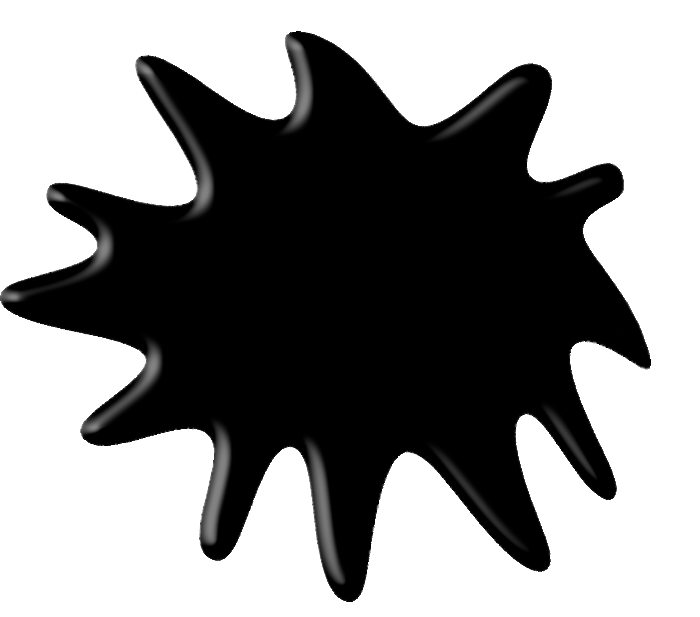
#> input picture contours/shape.png, 700 x 617 px
$ jupyter execute --allow-errors contours.ipynb
#> lines starting #> are read from the running program, lines starting #| are printed output that depends on the picture; after the words box and inside, x2 and y2 are one past the last pixel; in counts of white or black regions, pixels touching at a corner belong together
[cell 1]
import numpy as np
import argparse
import imutils
import cv2
# construct the argument parser and parse the arguments
ap = argparse.ArgumentParser()
ap.add_argument("-i", "--image", type=str, default="shape.png",
	help="path to input image")
args = vars(ap.parse_args())

[cell 2]
image = cv2.imread(args["image"])
#> image is the input picture: shape (617, 700, 3); min 0, max 255, mean 141.7
#cv2.imshow("Image", image)
resized = imutils.resize(image, width=500)
cv2.imshow("Image Resize", resized)
cv2.waitKey(0)
# convert the image to grayscale and threshold it
gray = cv2.cvtColor(image, cv2.COLOR_BGR2GRAY)
thresh = cv2.threshold(gray, 200, 255,
	cv2.THRESH_BINARY_INV)[1]
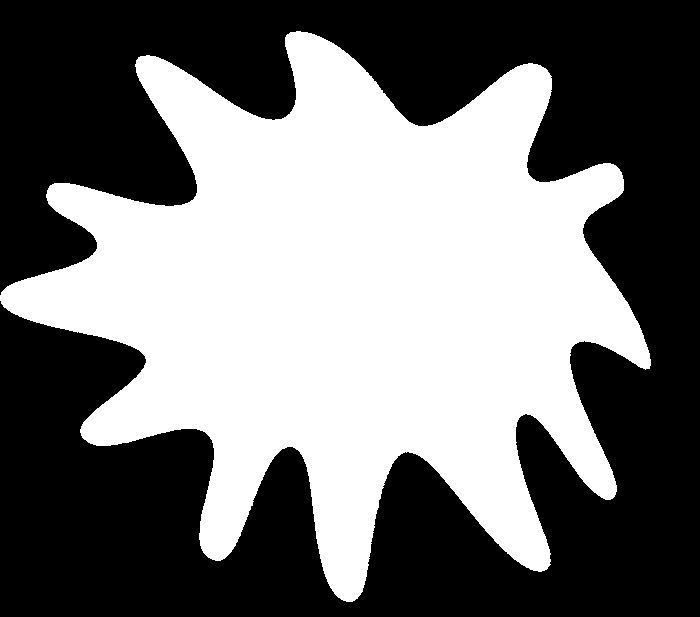
#> thresh: shape (617, 700); 45.6% white; 1 white region, box (x1, y1, x2, y2) and area: (0, 31, 651, 602) 196916
#cv2.imshow("Thresh", thresh)
resized = imutils.resize(thresh, width=500)
#> resized: shape (440, 500)
cv2.imshow("thresh Resize", resized)
cv2.waitKey(0)
